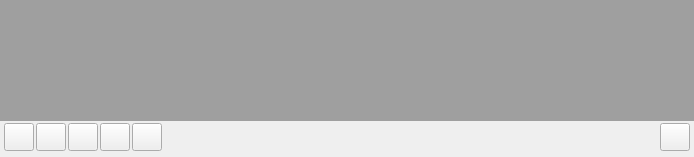
<?xml version="1.0" encoding="UTF-8"?>
<ui version="4.0">
 <class>Tab</class>
 <widget class="QWidget" name="Tab">
  <property name="geometry">
   <rect>
    <x>0</x>
    <y>0</y>
    <width>694</width>
    <height>157</height>
   </rect>
  </property>
  <property name="windowTitle">
   <string>Form</string>
  </property>
  <property name="styleSheet">
   <string notr="true">QMdiSubWindow, QMdiArea {
	border-radius: 0px;
}
</string>
  </property>
  <layout class="QVBoxLayout" name="verticalLayout">
   <property name="spacing">
    <number>0</number>
   </property>
   <property name="leftMargin">
    <number>0</number>
   </property>
   <property name="topMargin">
    <number>0</number>
   </property>
   <property name="rightMargin">
    <number>0</number>
   </property>
   <property name="bottomMargin">
    <number>0</number>
   </property>
   <item>
    <widget class="QMdiArea" name="windows"/>
   </item>
   <item>
    <widget class="QFrame" name="frame">
     <property name="styleSheet">
      <string notr="true"/>
     </property>
     <property name="frameShape">
      <enum>QFrame::Shape::NoFrame</enum>
     </property>
     <property name="frameShadow">
      <enum>QFrame::Shadow::Raised</enum>
     </property>
     <layout class="QHBoxLayout" name="horizontalLayout_2">
      <property name="spacing">
       <number>0</number>
      </property>
      <property name="leftMargin">
       <number>4</number>
      </property>
      <property name="topMargin">
       <number>0</number>
      </property>
      <property name="rightMargin">
       <number>4</number>
      </property>
      <property name="bottomMargin">
       <number>4</number>
      </property>
      <item>
       <widget class="QFrame" name="tab_tools">
        <property name="minimumSize">
         <size>
          <width>0</width>
          <height>32</height>
         </size>
        </property>
        <property name="frameShape">
         <enum>QFrame::Shape::NoFrame</enum>
        </property>
        <property name="frameShadow">
         <enum>QFrame::Shadow::Raised</enum>
        </property>
        <layout class="QHBoxLayout" name="horizontalLayout">
         <property name="spacing">
          <number>2</number>
         </property>
         <property name="leftMargin">
          <number>0</number>
         </property>
         <property name="topMargin">
          <number>0</number>
         </property>
         <property name="rightMargin">
          <number>0</number>
         </property>
         <property name="bottomMargin">
          <number>0</number>
         </property>
         <item>
          <widget class="QPushButton" name="win_file_exp">
           <property name="minimumSize">
            <size>
             <width>30</width>
             <height>28</height>
            </size>
           </property>
           <property name="maximumSize">
            <size>
             <width>30</width>
             <height>28</height>
            </size>
           </property>
           <property name="cursor">
            <cursorShape>PointingHandCursor</cursorShape>
           </property>
           <property name="focusPolicy">
            <enum>Qt::FocusPolicy::NoFocus</enum>
           </property>
           <property name="toolTip">
            <string>File Explorer</string>
           </property>
           <property name="text">
            <string/>
           </property>
           <property name="index" stdset="0">
            <UInt>0</UInt>
           </property>
          </widget>
         </item>
         <item>
          <widget class="QPushButton" name="win_file_tr">
           <property name="minimumSize">
            <size>
             <width>30</width>
             <height>28</height>
            </size>
           </property>
           <property name="maximumSize">
            <size>
             <width>30</width>
             <height>28</height>
            </size>
           </property>
           <property name="cursor">
            <cursorShape>PointingHandCursor</cursorShape>
           </property>
           <property name="focusPolicy">
            <enum>Qt::FocusPolicy::NoFocus</enum>
           </property>
           <property name="toolTip">
            <string>Transporter</string>
           </property>
           <property name="text">
            <string/>
           </property>
           <property name="index" stdset="0">
            <UInt>1</UInt>
           </property>
          </widget>
         </item>
         <item>
          <widget class="QPushButton" name="win_system">
           <property name="minimumSize">
            <size>
             <width>30</width>
             <height>28</height>
            </size>
           </property>
           <property name="maximumSize">
            <size>
             <width>30</width>
             <height>28</height>
            </size>
           </property>
           <property name="cursor">
            <cursorShape>PointingHandCursor</cursorShape>
           </property>
           <property name="focusPolicy">
            <enum>Qt::FocusPolicy::NoFocus</enum>
           </property>
           <property name="toolTip">
            <string>System</string>
           </property>
           <property name="text">
            <string/>
           </property>
           <property name="index" stdset="0">
            <UInt>2</UInt>
           </property>
          </widget>
         </item>
         <item>
          <widget class="QPushButton" name="win_terminal">
           <property name="minimumSize">
            <size>
             <width>30</width>
             <height>28</height>
            </size>
           </property>
           <property name="maximumSize">
            <size>
             <width>30</width>
             <height>28</height>
            </size>
           </property>
           <property name="cursor">
            <cursorShape>PointingHandCursor</cursorShape>
           </property>
           <property name="focusPolicy">
            <enum>Qt::FocusPolicy::NoFocus</enum>
           </property>
           <property name="toolTip">
            <string>Terminal</string>
           </property>
           <property name="text">
            <string/>
           </property>
           <property name="index" stdset="0">
            <UInt>3</UInt>
           </property>
          </widget>
         </item>
         <item>
          <widget class="QPushButton" name="win_tracer">
           <property name="minimumSize">
            <size>
             <width>30</width>
             <height>28</height>
            </size>
           </property>
           <property name="maximumSize">
            <size>
             <width>30</width>
             <height>28</height>
            </size>
           </property>
           <property name="cursor">
            <cursorShape>PointingHandCursor</cursorShape>
           </property>
           <property name="focusPolicy">
            <enum>Qt::FocusPolicy::NoFocus</enum>
           </property>
           <property name="toolTip">
            <string>Tracer</string>
           </property>
           <property name="text">
            <string/>
           </property>
           <property name="index" stdset="0">
            <UInt>4</UInt>
           </property>
          </widget>
         </item>
         <item>
          <spacer name="horizontalSpacer">
           <property name="orientation">
            <enum>Qt::Orientation::Horizontal</enum>
           </property>
           <property name="sizeHint" stdset="0">
            <size>
             <width>40</width>
             <height>20</height>
            </size>
           </property>
          </spacer>
         </item>
         <item>
          <widget class="QPushButton" name="client_panel">
           <property name="minimumSize">
            <size>
             <width>30</width>
             <height>28</height>
            </size>
           </property>
           <property name="maximumSize">
            <size>
             <width>30</width>
             <height>28</height>
            </size>
           </property>
           <property name="cursor">
            <cursorShape>PointingHandCursor</cursorShape>
           </property>
           <property name="focusPolicy">
            <enum>Qt::FocusPolicy::NoFocus</enum>
           </property>
           <property name="toolTip">
            <string>Client</string>
           </property>
           <property name="text">
            <string/>
           </property>
           <property name="index" stdset="0">
            <UInt>4</UInt>
           </property>
          </widget>
         </item>
        </layout>
       </widget>
      </item>
     </layout>
    </widget>
   </item>
  </layout>
 </widget>
 <resources/>
 <connections/>
</ui>
